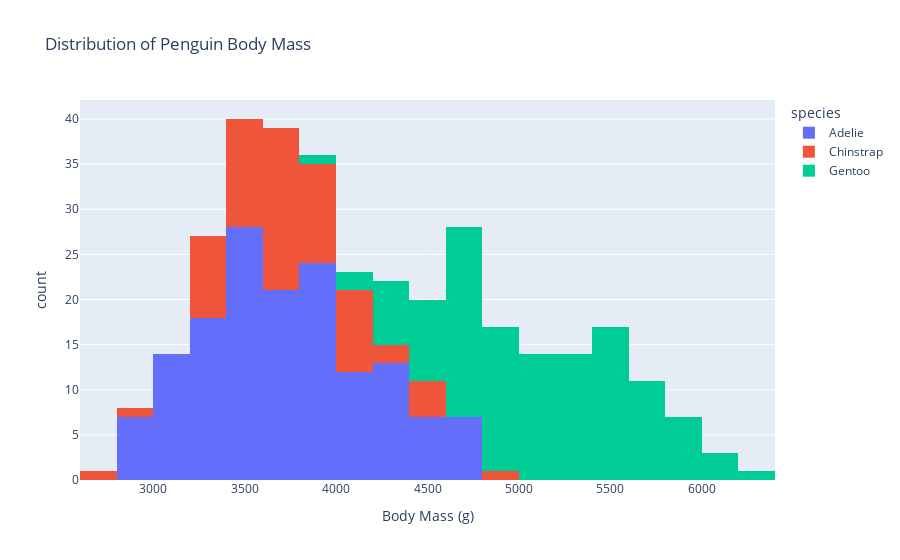
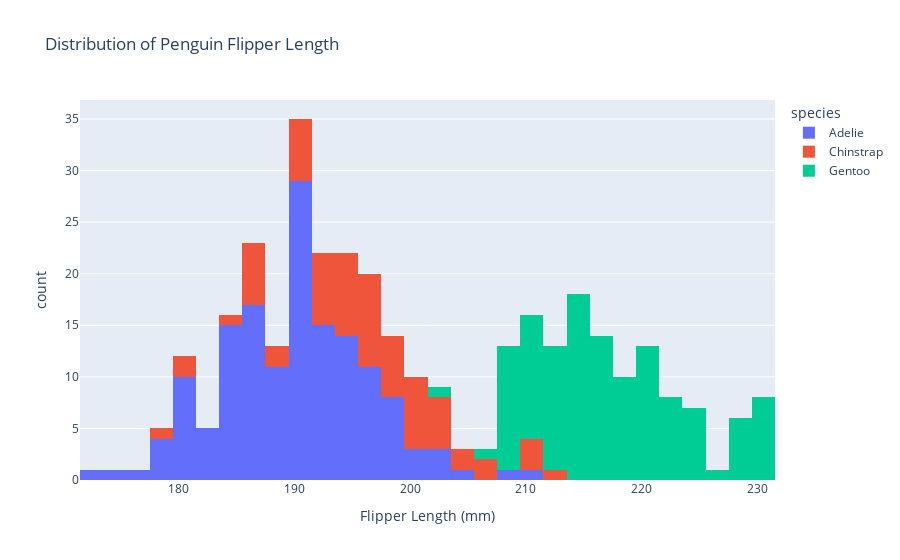
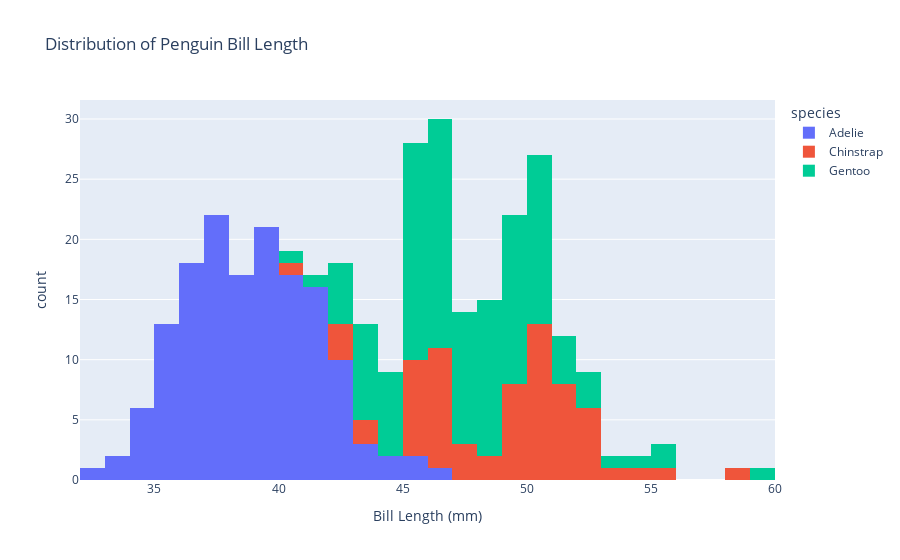

Notebook source saved alongside these figures, in order:
### Markdown cell above
I then asked the chatbot to give me the histograms in different figures and it gave me the following code:

### Code cell
import plotly.express as px

# Histogram for body mass
fig1 = px.histogram(penguins, x='body_mass_g', color='species', 
                    title="Distribution of Penguin Body Mass", 
                    labels={'body_mass_g': 'Body Mass (g)'},
                    nbins=30)
fig1.show()

# Histogram for flipper length
fig2 = px.histogram(penguins, x='flipper_length_mm', color='species', 
                    title="Distribution of Penguin Flipper Length", 
                    labels={'flipper_length_mm': 'Flipper Length (mm)'},
                    nbins=30)
fig2.show()

# Histogram for bill length
fig3 = px.histogram(penguins, x='bill_length_mm', color='species', 
                    title="Distribution of Penguin Bill Length", 
                    labels={'bill_length_mm': 'Bill Length (mm)'},
                    nbins=30)
fig3.show()

### Figure 1 — Plotly figure (JSON) as saved in the notebook; plotly's stock layout.template omitted (floating-point values rounded to 4 significant figures; data arrays with more than 128 entries replaced by an {"elided": "..."} marker saying what was removed)
{"data": [{"alignmentgroup": "True", "bingroup": "x", "hovertemplate": "species=Adelie<br>Body Mass (g)=%{x}<br>count=%{y}<extra></extra>", "legendgroup": "Adelie", "marker": {"color": "#636efa", "pattern": {"shape": ""}}, "name": "Adelie", "nbinsx": 30, "offsetgroup": "Adelie", "orientation": "v", "showlegend": true, "type": "histogram", "x": {"elided": "152 int values"}, "xaxis": "x", "yaxis": "y"}, {"alignmentgroup": "True", "bingroup": "x", "hovertemplate": "species=Chinstrap<br>Body Mass (g)=%{x}<br>count=%{y}<extra></extra>", "legendgroup": "Chinstrap", "marker": {"color": "#EF553B", "pattern": {"shape": ""}}, "name": "Chinstrap", "nbinsx": 30, "offsetgroup": "Chinstrap", "orientation": "v", "showlegend": true, "type": "histogram", "x": [3500, 3900, 3650, 3525, 3725, 3950, 3250, 3750, 4150, 3700, 3800, 3775, 3700, 4050, 3575, 4050, 3300, 3700, 3450, 4400, 3600, 3400, 2900, 3800, 3300, 4150, 3400, 3800, 3700, 4550, 3200, 4300, 3350, 4100, 3600, 3900, 3850, 4800, 2700, 4500, 3950, 3650, 3550, 3500, 3675, 4450, 3400, 4300, 3250, 3675, 3325, 3950, 3600, 4050, 3350, 3450, 3250, 4050, 3800, 3525, 3950, 3650, 3650, 4000, 3400, 3775, 4100, 3775], "xaxis": "x", "yaxis": "y"}, {"alignmentgroup": "True", "bingroup": "x", "hovertemplate": "species=Gentoo<br>Body Mass (g)=%{x}<br>count=%{y}<extra></extra>", "legendgroup": "Gentoo", "marker": {"color": "#00cc96", "pattern": {"shape": ""}}, "name": "Gentoo", "nbinsx": 30, "offsetgroup": "Gentoo", "orientation": "v", "showlegend": true, "type": "histogram", "x": [4500, 5700, 4450, 5700, 5400, 4550, 4800, 5200, 4400, 5150, 4650, 5550, 4650, 5850, 4200, 5850, 4150, 6300, 4800, 5350, 5700, 5000, 4400, 5050, 5000, 5100, 4100, 5650, 4600, 5550, 5250, 4700, 5050, 6050, 5150, 5400, 4950, 5250, 4350, 5350, 3950, 5700, 4300, 4750, 5550, 4900, 4200, 5400, 5100, 5300, 4850, 5300, 4400, 5000, 4900, 5050, 4300, 5000, 4450, 5550, 4200, 5300, 4400, 5650, 4700, 5700, 4650, 5800, 4700, 5550, 4750, 5000, 5100, 5200, 4700, 5800, 4600, 6000, 4750, 5950, 4625, 5450, 4725, 5350, 4750, 5600, 4600, 5300, 4875, 5550, 4950, 5400, 4750, 5650, 4850, 5200, 4925, 4875, 4625, 5250, 4850, 5600, 4975, 5500, 4725, 5500, 4700, 5500, 4575, 5500, 5000, 5950, 4650, 5500, 4375, 5850, 4875, 6000, 4925, null, 4850, 5750, 5200, 5400], "xaxis": "x", "yaxis": "y"}], "layout": {"barmode": "relative", "legend": {"title": {"text": "species"}, "tracegroupgap": 0}, "title": {"text": "Distribution of Penguin Body Mass"}, "xaxis": {"anchor": "y", "domain": [0, 1], "title": {"text": "Body Mass (g)"}}, "yaxis": {"anchor": "x", "domain": [0, 1], "title": {"text": "count"}}}}

### Figure 2 — Plotly figure (JSON) as saved in the notebook; plotly's stock layout.template omitted (floating-point values rounded to 4 significant figures; data arrays with more than 128 entries replaced by an {"elided": "..."} marker saying what was removed)
{"data": [{"alignmentgroup": "True", "bingroup": "x", "hovertemplate": "species=Adelie<br>Flipper Length (mm)=%{x}<br>count=%{y}<extra></extra>", "legendgroup": "Adelie", "marker": {"color": "#636efa", "pattern": {"shape": ""}}, "name": "Adelie", "nbinsx": 30, "offsetgroup": "Adelie", "orientation": "v", "showlegend": true, "type": "histogram", "x": {"elided": "152 int values"}, "xaxis": "x", "yaxis": "y"}, {"alignmentgroup": "True", "bingroup": "x", "hovertemplate": "species=Chinstrap<br>Flipper Length (mm)=%{x}<br>count=%{y}<extra></extra>", "legendgroup": "Chinstrap", "marker": {"color": "#EF553B", "pattern": {"shape": ""}}, "name": "Chinstrap", "nbinsx": 30, "offsetgroup": "Chinstrap", "orientation": "v", "showlegend": true, "type": "histogram", "x": [192, 196, 193, 188, 197, 198, 178, 197, 195, 198, 193, 194, 185, 201, 190, 201, 197, 181, 190, 195, 181, 191, 187, 193, 195, 197, 200, 200, 191, 205, 187, 201, 187, 203, 195, 199, 195, 210, 192, 205, 210, 187, 196, 196, 196, 201, 190, 212, 187, 198, 199, 201, 193, 203, 187, 197, 191, 203, 202, 194, 206, 189, 195, 207, 202, 193, 210, 198], "xaxis": "x", "yaxis": "y"}, {"alignmentgroup": "True", "bingroup": "x", "hovertemplate": "species=Gentoo<br>Flipper Length (mm)=%{x}<br>count=%{y}<extra></extra>", "legendgroup": "Gentoo", "marker": {"color": "#00cc96", "pattern": {"shape": ""}}, "name": "Gentoo", "nbinsx": 30, "offsetgroup": "Gentoo", "orientation": "v", "showlegend": true, "type": "histogram", "x": [211, 230, 210, 218, 215, 210, 211, 219, 209, 215, 214, 216, 214, 213, 210, 217, 210, 221, 209, 222, 218, 215, 213, 215, 215, 215, 216, 215, 210, 220, 222, 209, 207, 230, 220, 220, 213, 219, 208, 208, 208, 225, 210, 216, 222, 217, 210, 225, 213, 215, 210, 220, 210, 225, 217, 220, 208, 220, 208, 224, 208, 221, 214, 231, 219, 230, 214, 229, 220, 223, 216, 221, 221, 217, 216, 230, 209, 220, 215, 223, 212, 221, 212, 224, 212, 228, 218, 218, 212, 230, 218, 228, 212, 224, 214, 226, 216, 222, 203, 225, 219, 228, 215, 228, 216, 215, 210, 219, 208, 209, 216, 229, 213, 230, 217, 230, 217, 222, 214, null, 215, 222, 212, 213], "xaxis": "x", "yaxis": "y"}], "layout": {"barmode": "relative", "legend": {"title": {"text": "species"}, "tracegroupgap": 0}, "title": {"text": "Distribution of Penguin Flipper Length"}, "xaxis": {"anchor": "y", "domain": [0, 1], "title": {"text": "Flipper Length (mm)"}}, "yaxis": {"anchor": "x", "domain": [0, 1], "title": {"text": "count"}}}}

### Figure 3 — Plotly figure (JSON) as saved in the notebook; plotly's stock layout.template omitted (floating-point values rounded to 4 significant figures; data arrays with more than 128 entries replaced by an {"elided": "..."} marker saying what was removed)
{"data": [{"alignmentgroup": "True", "bingroup": "x", "hovertemplate": "species=Adelie<br>Bill Length (mm)=%{x}<br>count=%{y}<extra></extra>", "legendgroup": "Adelie", "marker": {"color": "#636efa", "pattern": {"shape": ""}}, "name": "Adelie", "nbinsx": 30, "offsetgroup": "Adelie", "orientation": "v", "showlegend": true, "type": "histogram", "x": {"elided": "152 float values"}, "xaxis": "x", "yaxis": "y"}, {"alignmentgroup": "True", "bingroup": "x", "hovertemplate": "species=Chinstrap<br>Bill Length (mm)=%{x}<br>count=%{y}<extra></extra>", "legendgroup": "Chinstrap", "marker": {"color": "#EF553B", "pattern": {"shape": ""}}, "name": "Chinstrap", "nbinsx": 30, "offsetgroup": "Chinstrap", "orientation": "v", "showlegend": true, "type": "histogram", "x": [46.5, 50, 51.3, 45.4, 52.7, 45.2, 46.1, 51.3, 46, 51.3, 46.6, 51.7, 47, 52, 45.9, 50.5, 50.3, 58, 46.4, 49.2, 42.4, 48.5, 43.2, 50.6, 46.7, 52, 50.5, 49.5, 46.4, 52.8, 40.9, 54.2, 42.5, 51, 49.7, 47.5, 47.6, 52, 46.9, 53.5, 49, 46.2, 50.9, 45.5, 50.9, 50.8, 50.1, 49, 51.5, 49.8, 48.1, 51.4, 45.7, 50.7, 42.5, 52.2, 45.2, 49.3, 50.2, 45.6, 51.9, 46.8, 45.7, 55.8, 43.5, 49.6, 50.8, 50.2], "xaxis": "x", "yaxis": "y"}, {"alignmentgroup": "True", "bingroup": "x", "hovertemplate": "species=Gentoo<br>Bill Length (mm)=%{x}<br>count=%{y}<extra></extra>", "legendgroup": "Gentoo", "marker": {"color": "#00cc96", "pattern": {"shape": ""}}, "name": "Gentoo", "nbinsx": 30, "offsetgroup": "Gentoo", "orientation": "v", "showlegend": true, "type": "histogram", "x": [46.1, 50, 48.7, 50, 47.6, 46.5, 45.4, 46.7, 43.3, 46.8, 40.9, 49, 45.5, 48.4, 45.8, 49.3, 42, 49.2, 46.2, 48.7, 50.2, 45.1, 46.5, 46.3, 42.9, 46.1, 44.5, 47.8, 48.2, 50, 47.3, 42.8, 45.1, 59.6, 49.1, 48.4, 42.6, 44.4, 44, 48.7, 42.7, 49.6, 45.3, 49.6, 50.5, 43.6, 45.5, 50.5, 44.9, 45.2, 46.6, 48.5, 45.1, 50.1, 46.5, 45, 43.8, 45.5, 43.2, 50.4, 45.3, 46.2, 45.7, 54.3, 45.8, 49.8, 46.2, 49.5, 43.5, 50.7, 47.7, 46.4, 48.2, 46.5, 46.4, 48.6, 47.5, 51.1, 45.2, 45.2, 49.1, 52.5, 47.4, 50, 44.9, 50.8, 43.4, 51.3, 47.5, 52.1, 47.5, 52.2, 45.5, 49.5, 44.5, 50.8, 49.4, 46.9, 48.4, 51.1, 48.5, 55.9, 47.2, 49.1, 47.3, 46.8, 41.7, 53.4, 43.3, 48.1, 50.5, 49.8, 43.5, 51.5, 46.2, 55.1, 44.5, 48.8, 47.2, null, 46.8, 50.4, 45.2, 49.9], "xaxis": "x", "yaxis": "y"}], "layout": {"barmode": "relative", "legend": {"title": {"text": "species"}, "tracegroupgap": 0}, "title": {"text": "Distribution of Penguin Bill Length"}, "xaxis": {"anchor": "y", "domain": [0, 1], "title": {"text": "Bill Length (mm)"}}, "yaxis": {"anchor": "x", "domain": [0, 1], "title": {"text": "count"}}}}
